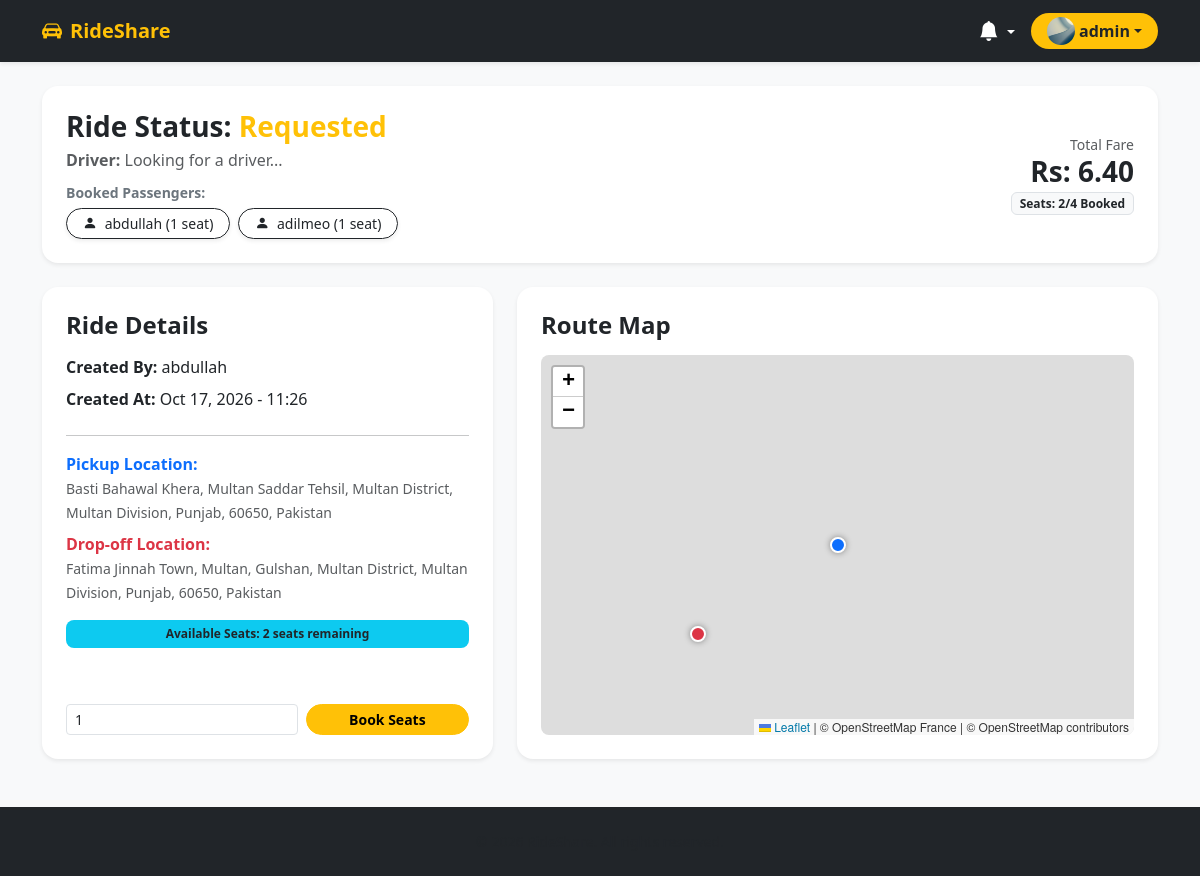
Page /track-ride/12/ (signed in) on the committed database.
### projectApp/models.py (models this page shows, shortened)
class UserProfile(models.Model):
    user = models.OneToOneField(User, on_delete=models.CASCADE, related_name='profile')
    profile_picture = models.ImageField(upload_to='profile_pics/', blank=True, null=True)
    phone_number = models.CharField(max_length=15, blank=True, null=True)
    bio = models.TextField(blank=True, null=True)
    USER_ROLES = (
        ('passenger', 'Passenger'),
        ('driver', 'Driver'),
    )
    role = models.CharField(max_length=20, choices=USER_ROLES, default='passenger')

class Ride(models.Model):
    STATUS_CHOICES = (
        ('requested', 'Requested'),
        ('accepted', 'Accepted'),
        ('ongoing', 'Ongoing'),
        ('completed', 'Completed'),
        ('cancelled', 'Cancelled'),
    )
    passenger = models.ForeignKey(User, on_delete=models.CASCADE, related_name='rides_as_passenger')
    driver = models.ForeignKey(User, on_delete=models.SET_NULL, null=True, blank=True, related_name='rides_as_driver')
    pickup_address = models.CharField(max_length=255)
    pickup_lat = models.FloatField()
    pickup_lng = models.FloatField()
    dropoff_address = models.CharField(max_length=255)
    dropoff_lat = models.FloatField()
    dropoff_lng = models.FloatField()
    fare = models.DecimalField(max_digits=10, decimal_places=2, default=0.00)
    original_fare = models.DecimalField(max_digits=10, decimal_places=2, null=True, blank=True)
    fare_verified_by_passenger = models.BooleanField(default=True)
    total_seats = models.PositiveIntegerField(default=4)  # e.g., Car has 4 seats
    booked_seats = models.PositiveIntegerField(default=1) # Seats booked by current passenger(s)
    current_lat = models.FloatField(null=True, blank=True)
    current_lng = models.FloatField(null=True, blank=True)
    status = models.CharField(max_length=20, choices=STATUS_CHOICES, default='requested')
    created_at = models.DateTimeField(auto_now_add=True)
    scheduled_time = models.DateTimeField(null=True, blank=True)
    status = models.CharField(max_length=20, default='requested')
    total_seats = models.IntegerField(default=4)
    booked_seats = models.IntegerField(default=0)

class RideBooking(models.Model):
    ride = models.ForeignKey(Ride, on_delete=models.CASCADE, related_name='bookings')
    passenger = models.ForeignKey(User, on_delete=models.CASCADE, related_name='ride_bookings')
    seats_booked = models.PositiveIntegerField(default=1)
    booked_at = models.DateTimeField(auto_now_add=True)

### projectApp/views.py (the view, shortened to what this page needs)
# urls.py: path('track-ride/<int:ride_id>/', track_ride, name='track_ride'),
@login_required(login_url='login')
def track_ride(request, ride_id):
    ride = get_object_or_404(Ride, id=ride_id)
    available_seats = max(0, ride.total_seats - ride.booked_seats)
    profile = UserProfile.objects.filter(user=request.user).first()
    is_driver = (profile.role == 'driver') if profile else False
    driver_approved = False
    if is_driver:
        try:
            driver_profile = DriverProfile.objects.get(user_profile=profile)
            driver_approved = driver_profile.is_approved
        except DriverProfile.DoesNotExist:
            driver_approved = False
    bookings = ride.bookings.select_related('passenger', 'passenger__profile').all()
    user_booking = RideBooking.objects.filter(ride=ride, passenger=request.user).first()
    user_has_booked = user_booking is not None
    user_fare = 0.0
    if ride.booked_seats > 0 and user_has_booked:
        user_fare = round((float(ride.fare) / ride.booked_seats) * user_booking.seats_booked, 2)
    elif user_has_booked:
        user_fare = float(ride.fare)
    context = {
        'ride': ride,
        'available_seats': available_seats,
        'user_has_booked': user_has_booked,
        'user_booking': user_booking,
        'user_fare': user_fare,
        'is_driver': is_driver and driver_approved,
        'bookings': bookings,
    }
    return render(request, 'track_ride.html', context)

### projectApp/context_processors.py (called while the page is built)
def user_notifications(request):
    if request.user.is_authenticated:
        notifications_qs = Notification.objects.filter(recipient=request.user).order_by('-created_at')
        unread_count = notifications_qs.filter(is_read=False).count()
        notifications = notifications_qs[:10]
        return {
            'user_notifications': notifications,
            'unread_notifications_count': unread_count
        }
    return {}

### projectApp/templates/track_ride.html (shortened to what this page needs)
{% extends 'base.html' %}
{% block extra_css %}
<link rel="stylesheet" href="https://unpkg.com/leaflet@1.9.4/dist/leaflet.css" />
{% endblock %}
{% block content %}
<div class="container py-4">
    <div class="card border-0 shadow-sm rounded-4 p-4 mb-4 bg-white">
        <div class="d-flex justify-content-between align-items-center">
            <div>
                <h3 class="fw-bold mb-1">
                    Ride Status: <span class="text-warning">{{ ride.get_status_display|default:ride.status|title }}</span>
                </h3>
                <p class="text-muted mb-1">
                    <strong>Driver:</strong>
                    {% if ride.driver %}
                        {{ ride.driver.get_full_name|default:ride.driver.username }}
                    {% else %}
                        Looking for a driver...
                    {% endif %}
                </p>
                <div class="mt-2">
                    <strong class="small text-secondary">Booked Passengers:</strong>
                    {% if bookings %}
                        <div class="d-flex flex-wrap gap-2 mt-1">
                            {% for booking in bookings %}
                                <button type="button" class="btn btn-sm btn-outline-dark rounded-pill px-3 py-1 shadow-sm" data-bs-toggle="modal" data-bs-target="#passengerModal-{{ booking.passenger.id }}">
                                    <i class="bi bi-person-fill me-1"></i> {{ booking.passenger.username }} ({{ booking.seats_booked }} seat{% if booking.seats_booked > 1 %}s{% endif %})
                                </button>
                            {% endfor %}
                        </div>
                    {% else %}
                        <span class="small text-muted ms-1">No other passengers booked yet.</span>
                    {% endif %}
                </div>
            </div>
            <div class="text-end">
                <small class="text-muted d-block">Total Fare</small>
                <h3 class="fw-bold text-dark mb-0">Rs: {{ ride.fare }}</h3>
                <span class="badge bg-light text-dark border mt-1">Seats: {{ ride.booked_seats }}/{{ ride.total_seats }} Booked</span>
            </div>
        </div>
    </div>
    <div class="row">
        <div class="col-md-5 mb-4">
            <div class="card border-0 shadow-sm rounded-4 p-4 bg-white h-100 d-flex flex-column">
                <h4 class="fw-bold mb-3">Ride Details</h4>
                <p class="mb-2"><strong>Created By:</strong> {{ ride.passenger.username }}</p>
                <p class="mb-2"><strong>Created At:</strong> {{ ride.created_at|date:"M d, Y - H:i" }}</p>
                <hr>
                <p class="mb-2">
                    <strong class="text-primary">Pickup Location:</strong><br>
                    <span class="text-muted small">{{ ride.pickup_address }}</span>
                </p>
                <p class="mb-3">
                    <strong class="text-danger">Drop-off Location:</strong><br>
                    <span class="text-muted small">{{ ride.dropoff_address }}</span>
                </p>
                <div class="mb-3">
                    <span class="badge bg-info text-dark p-2 rounded-3 w-100 fw-semibold">
                        Available Seats: {{ available_seats }} seats remaining
                    </span>
                </div>
                <div class="mt-auto pt-2 d-flex flex-column gap-2">
                    {% if ride.status == 'requested' or ride.status == 'accepted' %}
                        {% if not user_has_booked and user != ride.passenger and user != ride.driver %}
                            {% if available_seats > 0 %}
                                <form method="POST" class="row g-2">
                                    <div class="col-7">
                                        <input type="number" name="seats_to_book" class="form-control form-control-sm" min="1" max="{{ available_seats }}" value="1" required>
                                    </div>
                                    <div class="col-5">
                                        <button type="submit" class="btn btn-warning btn-sm w-100 fw-bold rounded-pill">Book Seats</button>
                                    </div>
                                </form>
                            {% else %}
                                <div class="alert alert-secondary text-center py-2 mb-0 small rounded-pill">
                                    Ride Full (0 Seats Left)
                                </div>
                            {% endif %}
                        {% endif %}
                    {% elif ride.status == 'ongoing' %}
                        <div class="alert alert-info text-center py-2 mb-0 small rounded-pill fw-semibold">
                            <i class="bi bi-lock-fill me-1"></i> Ride Ongoing (Bookings Locked)
                        </div>
                    {% endif %}
                </div>
            </div>
        </div>
        <div class="col-md-7 mb-4">
            <div class="card border-0 shadow-sm rounded-4 p-4 bg-white h-100">
                <h4 class="fw-bold mb-3">Route Map</h4>
                <div id="map"></div>
            </div>
        </div>
    </div>
</div>
{% endblock %}

### projectApp/templates/base.html (shortened to what this page needs)
<!DOCTYPE html>
<html lang="en">
<head>
    <link href="https://cdn.jsdelivr.net/npm/bootstrap@5.3.0/dist/css/bootstrap.min.css" rel="stylesheet">
    <link rel="stylesheet" href="https://cdn.jsdelivr.net/npm/bootstrap-icons@1.10.5/font/bootstrap-icons.css">
    {% block extra_css %}{% endblock %}
</head>
<body class="bg-light d-flex flex-column min-vh-100">
    <nav class="navbar navbar-expand-lg navbar-dark bg-dark shadow-sm sticky-top">
        <div class="container">
            <a class="navbar-brand fw-bold text-warning" href="{% url 'index' %}">
                <i class="bi bi-car-front-fill me-2"></i>RideShare
            </a>
            <div class="collapse navbar-collapse" id="navbarNav">
                <ul class="navbar-nav ms-auto align-items-center gap-2">
                    {% if user.is_authenticated %}
                    <li class="nav-item dropdown">
                        <a class="nav-link position-relative text-white dropdown-toggle hidden-arrow px-2" href="#" id="notificationDropdown" role="button" data-bs-toggle="dropdown" aria-expanded="false">
                            <i class="bi bi-bell-fill fs-5"></i>
                        </a>
                    </li>
                    {% endif %}
                    <li class="nav-item">
                        {% if user.is_authenticated %}
                            <div class="dropdown">
                                <a class="btn dropdown-toggle d-flex align-items-center bg-warning text-dark border-0 rounded-pill px-3 py-1 fw-semibold" href="#" role="button" data-bs-toggle="dropdown">
                                    {% if user.profile.profile_picture %}
                                        <img src="{{ user.profile.profile_picture.url }}" alt="Profile" class="rounded-circle me-1" style="width: 28px; height: 28px; object-fit: cover;">
                                    {% else %}
                                        <i class="bi bi-person-circle fs-5 me-1"></i>
                                    {% endif %}
                                    <span>{{ user.username }}</span>
                                </a>
                            </div>
                        {% endif %}
                    </li>
                </ul>
            </div>
        </div>
    </nav>
    <main class="flex-grow-1">
        {% block content %}{% endblock %}
    </main>
    <footer class="bg-dark text-white text-center py-4 mt-auto">
        <div class="container">
            <p class="mb-0 text-muted small">&copy; 2026 RideShare. All rights reserved.</p>
        </div>
    </footer>
</body>
</html>

### projectApp/templates/track_ride.html (style rules this page uses)
#map { height: 380px; width: 100%; border-radius: 0.5rem; }

### rows in the picture
Ride: status "Requested", fare "6.40", booked_seats "2", total_seats "4", passenger.username "abdullah", created_at "Oct 17, 2026 - 11:26", pickup_address "Basti Bahawal Khera, Multan Saddar Tehsil, Multan District, Multan Division, Punjab, 60650, Pakistan", dropoff_address "Fatima Jinnah Town, Multan, Gulshan, Multan District, Multan Division, Punjab, 60650, Pakistan"
RideBooking: passenger.username "abdullah", seats_booked "1"
RideBooking: passenger.username "adilmeo", seats_booked "1"

### other values in the picture
{{ user.username }} "admin"
{{ available_seats }} "2"
